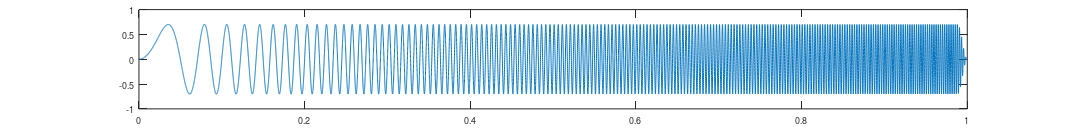

Write MATLAB code to recreate this figure. (Note: this script raises an error after producing the figure.)
clear;
close all;


fs=22050;
a=0;b=1;
para_freq = 400;	%Frequency for chirp singal
t = a:(1/fs)*(b-a):b-(1/(fs*(b-a)));              
f = 0.7*sin(para_freq*pi*t.*t);  
sizeFade = 256;
window = hann(sizeFade*2)';
window = window(sizeFade+1:end);
f(end-sizeFade+1:end) = f(end-sizeFade+1:end).*window;

figure;
h = plot(t,f);       
set(h,'LineWidth',1);
axis([a,b,-1,1])
printPaperPosition = [1   10   16.7  2]; %[left, bottom, width, height]
printFile = 'Sound_Chirp';
set(gcf,'PaperPosition',printPaperPosition); 
print('-dpng',strcat(printFile),'-r600');

wavwrite(f,fs,'Sound_Chirp.wav')